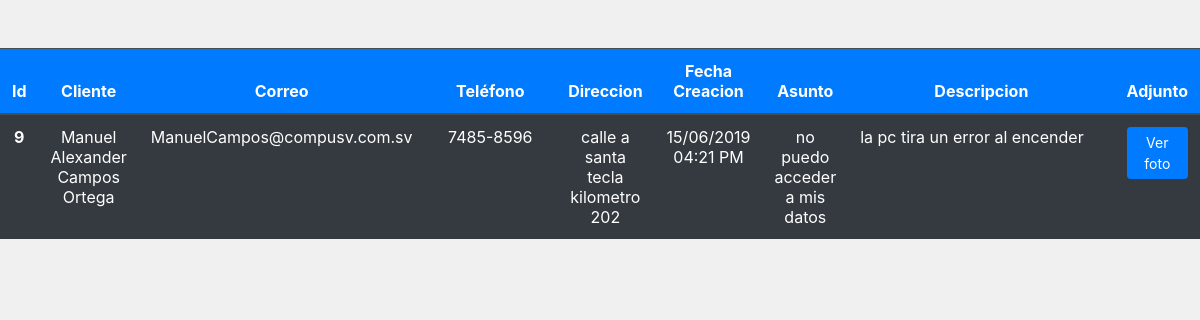
/vistas/indexTicketsTec.php (signed in), run on the app's committed database.
### tables this page shows
CREATE TABLE `ticket` (
  `idTicket` int(11) NOT NULL,
  `fechaCreacion` datetime NOT NULL,
  `asunto` varchar(75) NOT NULL,
  `descripcion` varchar(600) NOT NULL,
  `adjunto` varchar(255) DEFAULT NULL,
  `idCliente` varchar(11) NOT NULL,
  `estado` int(1) NOT NULL
);

CREATE TABLE `cliente` (
  `idCliente` varchar(11) NOT NULL,
  `nombreCompleto` varchar(50) NOT NULL,
  `fechaNac` date NOT NULL,
  `direccion` varchar(75) NOT NULL,
  `telefono` varchar(9) NOT NULL,
  `dui` varchar(10) NOT NULL,
  `userid` int(11) NOT NULL,
  `idDepartamento` int(11) NOT NULL,
  `estado` int(1) NOT NULL
);

### modelos/clsConexion.php (called while the page is built, shortened)
<?php
	class clsConexion{
		private $conexion;
		public function __construct(){
			$this->servidor = "localhost";
			$this->usuario = "root";
			$this->clave = "";
			$this->base = "bdsistema";
			$this->conexion = new mysqli($this->servidor, $this->usuario, $this->clave, $this->base);
			$this->conexion->set_charset("utf8");
		}
		public function ejecutarConsulta($sql){
			$contenedor = $this->conexion->query($sql);
			return $contenedor->fetch_all();
		}
	}
?>

### dao/DiagnosticosTec.dao.php (called while the page is built, shortened)
<?php
	require_once('../modelos/clsConexion.php');
	class clsDiagnosticosDAO{
		public static function listarTickets(){
			$con = new clsConexion();
			$dato = $_SESSION['idPersona'];
			$query = "SELECT T.idTicket, C.nombreCompleto, C.telefono, T.fechaCreacion, T.asunto, T.descripcion,T.adjunto, C.direccion FROM ticket as T INNER JOIN diagnostico as D INNER JOIN cliente as C WHERE C.idCliente=T.idCliente AND T.idTicket=D.idTicket  AND D.idTecnico='". $dato ."' AND T.estado!='0' AND D.estado!='0'";
			$contenedor = $con->ejecutarConsulta($query);
			return $contenedor;
		}
	}
?>

### vistas/indexTicketsTec.php (the view, shortened to what this page needs)
<?php
	require_once('../dao/DiagnosticosTec.dao.php');
	require_once "scripts.php";
?>
<!DOCTYPE html>
<html>
<head>
</head>
<body>
	<div class="container-fluid">
		<div class="row">
			<div id="contenedorTabla" class="table-responsive">
				<br><br><table id="dgv" class="table  table-hover table-dark">
					  <thead>
						    <tr class="bg-primary">
							    <th scope="col">Id</th>
							    <th scope="col">Cliente</th>
							    <th scope="col">Correo</th>
							    <th scope="col">Teléfono</th>
							    <th scope="col">Direccion</th>
							    <th scope="col">Fecha Creacion</th>
							    <th scope="col">Asunto</th>
							    <th scope="col">Descripcion</th>
							    <th scope="col">Adjunto</th>
						    </tr>
					  </thead>
					  <tbody id="cuerpoTabla">
						<?php foreach(clsDiagnosticosDAO::listarTickets() as $fila): ?>
						<?php $nombre  = $fila[1]; $correo = explode(" ", $nombre); $len = count($correo);$salida="";
						if($len==1){$salida=$correo[0]."@compusv.com.sv";}if($len==2){$salida=$correo[0].$correo[1]."@compusv.com.sv";}if($len>=3){$salida=$correo[0].$correo[2]."@compusv.com.sv";}
						$len = strlen($fila[6]); if(is_null($fila[6]) || $len<4)
						{$btn = "<button disabled class='btn btn-sm btn-primary'>Sin foto</button>";}
						else{$btn = "<button id='". $fila[6] ."' class='foto btn btn-sm btn-primary'>Ver foto</button>";}?>
							<tr>
								<th style="text-align: center; width: 1%;"><?=$fila[0]?></th>
								<td style="text-align: center; width: 8%;"><?=$fila[1]?></td>
								<td style="text-align: center; width: 8%;"><?= $salida; ?></td>
								<td style="text-align: center; width: 17%;"><?=$fila[2]?></td>
								<td style="text-align: center; width: 8%;"><?=$fila[7]?></td>
								<td style="text-align: center; width: 8%;"><?=date("d/m/Y h:i A", strtotime($fila[3])); ?></td>
								<td style="text-align: center; width: 5%;"><?=$fila[4]?></td>
								<td style="text-align: justify; width: 48%;"><?=$fila[5]?></td>
								<td style="text-align: center;width: 3%;"><?= $btn ?></td>
							</tr>
						<?php endforeach ?>
					  </tbody>
				</table>
			</div>
		</div>
	</div>
</body>
</html>

### vistas/indexTicketsTec.php (style rules this page uses)
body { background-color: #F1F0F0; }
#contenedorTabla { height: 500px; overflow: scroll; }
#dgv th,td { text-align: center; }

### data on the page
ticket: idTicket "9", idCliente.nombreCompleto "Manuel Alexander Campos Ortega", idCliente.nombreCompleto "ManuelCampos@compusv.com.sv", idCliente.telefono "7485-8596", idCliente.direccion "calle a santa tecla kilometro 202", fechaCreacion "15/06/2019 04:21 PM", asunto "no puedo acceder a mis datos", descripcion "la pc tira un error al encender"
